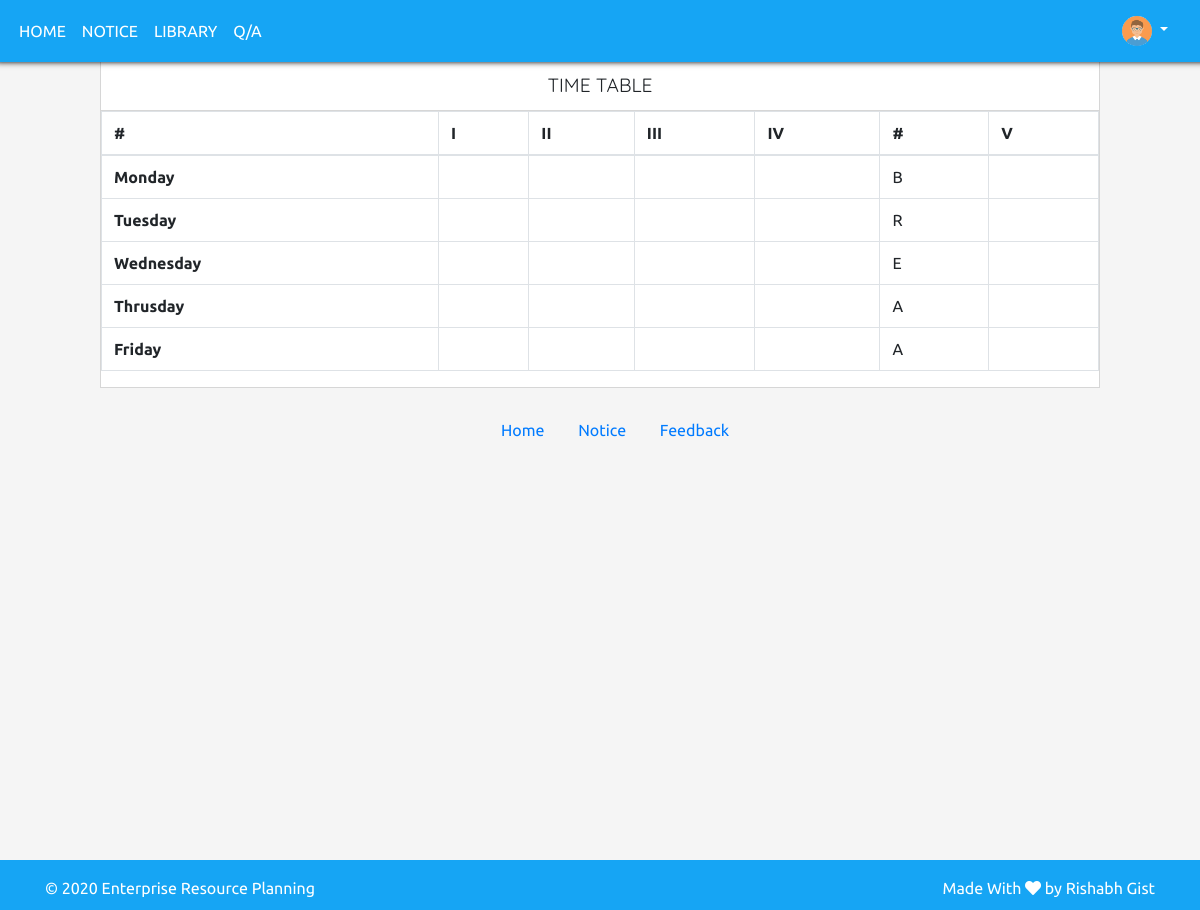
/timetable.php (signed in), run on an earlier commit of the app's database.
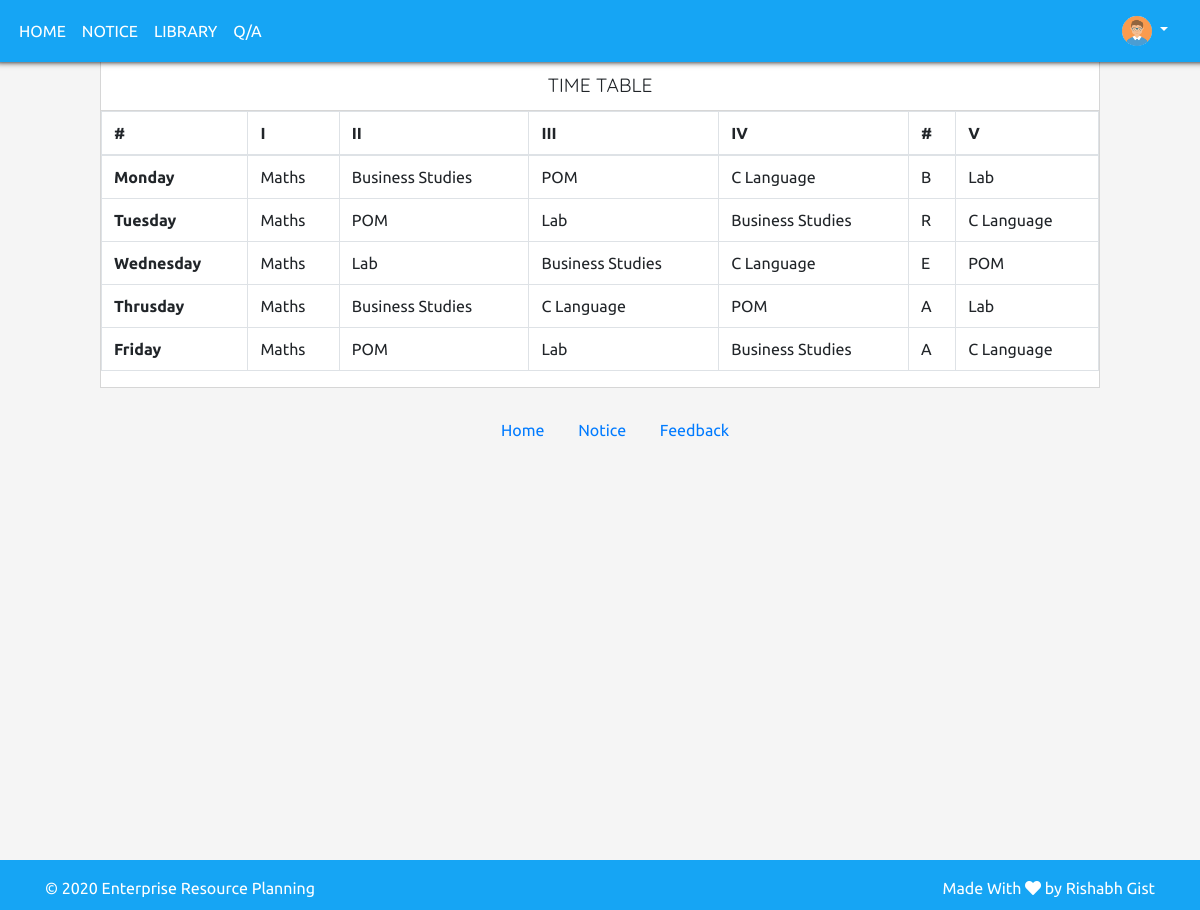
And on a later commit of the database.
### tables this page shows
CREATE TABLE IF NOT EXISTS `timetable` (
  `id` int(100) NOT NULL AUTO_INCREMENT,
  `subject_one` varchar(100) NOT NULL,
  `subject_two` varchar(100) NOT NULL,
  `subject_three` varchar(100) NOT NULL,
  `subject_four` varchar(100) NOT NULL,
  `subject_five` varchar(100) NOT NULL,
  PRIMARY KEY (`id`)
);

### timetable.php (the view, shortened to what this page needs)
<?php include 'includes/header.php'; ?>
<?php include 'includes/nav.php'; ?>
<?php
  $query = "SELECT * FROM timetable WHERE id = '1'";
  $result = mysqli_query($con,$query);
  $subject_data = mysqli_fetch_assoc($result);
   $subject1 =  $subject_data['subject_one'];
   $subject2 =  $subject_data['subject_two'];
   $subject3 =  $subject_data['subject_three'];
   $subject4 =  $subject_data['subject_four'];
   $subject5 =  $subject_data['subject_five'];
   $one = $subject1;
   $two = $subject2;
   $three = $subject3;
   $four = $subject4;
   $five = $subject5;
 ?>
<div class="tt-container">
<div class="profile-div">
  <center><span class="box-lable">Time Table</span></center>
</div>
<table class="table table-bordered table-hover">
  <thead>
    <tr>
      <th scope="col">#</th>
      <th scope="col">I</th>
      <th scope="col">II</th>
      <th scope="col">III</th>
      <th scope="col">IV</th>
      <th scope="col">#</th>
      <th scope="col">V</th>
    </tr>
  </thead>
  <tbody>
    <tr>
      <th scope="row">Monday</th>
        <td><?php echo $one ?></td>
        <td><?php echo $two?></td>
        <td><?php echo $three?></td>
        <td><?php echo $four?></td>
        <td>B</td>
        <td><?php echo $five?></td>
    </tr>
    <tr>
      <th scope="row">Tuesday</th>
      <td><?php echo $one ?></td>
      <td><?php echo $three?></td>
      <td><?php echo $five?></td>
      <td><?php echo $two?></td>
      <td>R</td>
      <td><?php echo $four?></td>
    </tr>
    <tr>
      <th scope="row">Wednesday</th>
      <td><?php echo $one ?></td>
      <td><?php echo $five?></td>
      <td><?php echo $two?></td>
      <td><?php echo $four?></td>
      <td>E</td>
      <td><?php echo $three?></td>
    </tr>
     <tr>
      <th scope="row">Thrusday</th>
      <td><?php echo $one ?></td>
      <td><?php echo $two?></td>
      <td><?php echo $four?></td>
      <td><?php echo $three?></td>
      <td>A</td>
      <td><?php echo $five?></td>
    </tr>
     <tr>
      <th scope="row">Friday</th>
      <td><?php echo $one ?></td>
      <td><?php echo $three?></td>
      <td><?php echo $five?></td>
      <td><?php echo $two?></td>
      <td>A</td>
      <td><?php echo $four?></td>
    </tr>
  </tbody>
</table>
</div>
<?php include 'includes/footer.php'; ?>

### includes/header.php (shortened to what this page needs)
<html>
<head>
    <link rel="stylesheet" type="text/css" href="css/style.css">
    <link rel="stylesheet" type="text/css" href="css/bootstrap.css">
    <link rel="stylesheet" type="text/css" href="https://cdnjs.cloudflare.com/ajax/libs/font-awesome/5.13.0/css/all.min.css">
</head>

### includes/nav.php (shortened to what this page needs)
<?php
if ($_SESSION['role'] == 'student' || $_SESSION['role'] == 'teacher') {
 $user = 'user';
}else{
  $user = 'admin';
}
 ?>
<?php
if ($_SESSION['role'] == 'student' || $_SESSION['role'] == 'admin' ) {
?>
<nav class="navbar fixed-top navbar-expand row">
        <ul class="navbar-nav">
            <li class="nav-item active">
                <a href="<?php echo $user; ?>" class="nav-link">HOME</a>
            </li>
            <li class="nav-item">
                <a href="notice" class="nav-link">NOTICE</a>
            </li>
            <li class="nav-item">
                <a href="library" class="nav-link">LIBRARY</a>
            </li>
            <li class="nav-item">
                <a href="qna" class="nav-link">Q/A</a>
            </li>
          </ul>
<?php } ?>
        <ul class="col-md-2 nav-profile">
           <li class="nav-item nav-profile">
            <div class="dropdown-container">
             <a class="nav-link dropdown-toggle" href="#" id="navbarDropdown" role="button" data-toggle="dropdown">
                    <img src="img/profile.png" class="profilePicNav">
                </a>
              </div>
             </li>
          </ul>
    </nav>
  <body class="bg">
<div class="page">

### includes/footer.php (shortened to what this page needs)
<div class="container-foot">
  <a href="#" class="footer-link">Home</a>
  <a href="#" class="footer-link">Notice</a>
  <a href="#" class="footer-link">Feedback</a>
</div>
</div>
</body>
<footer class="footer mt-auto py-3">
        <div class="container">
        <div class="row">
          <div class="container-footer col-md-6">
            <span>&copy; 2020 Enterprise Resource Planning</span>
          </div>
          <div class="container-footer-made col-md-6">
            <span>Made With <i class="fas fa-heart" style="color: #fff;"></i> by Rishabh Gist </span>
          </div>
     </div>
     </div>
    </footer>
</html>

### css/style.css (style rules this page uses)
html { margin: 0; height: 100%; }
body { position: relative; min-height: 100%; min-height: 100vh; }
.dropdown-container { position: relative; }
.page { min-height: 100%; }
.bg { background-color: #f5f5f5; font-family: 'Ubuntu', sans-serif; }
ul { width: 100%; }
.navbar { background-color: #16a5f4; box-shadow: 3px 8px 6px -8px black; padding: 0; }
.nav-link { color: #fff; text-transform: uppercase; }
ul { text-decoration: none; }
.profilePicNav { width: 30px; vertical-align: middle; border-radius: 50%; }
footer { background-color: #16a5f4; color: #fff; height: 50px; }
.container-footer-made { align-content: right; text-align: right; }
.navbar-nav { margin-left: 10px; }
.nav-profile { align-content: right; text-align: right; display: -ms-flexbox; display: flex; -ms-flex-direction: column; flex-direction: column; padding-left: 0; margin-bottom: 0; list-style: none; }
.profile-div { background-color: #fff; width: 100%; padding: 10px 20px; border-bottom: 1px solid #d6d6d6; font-size: 1.2rem; font-family:'Quicksand', sans-serif; text-transform: uppercase; }
.container-foot { text-align: center; margin: 30px 0; }
.footer-link { margin-left: 30px; }
.tt-container { background-color: #fff; border: 1px solid #d6d6d6; height: auto; width: 1000px; margin:auto; margin-top: 5% }

What changed in the data, as far as the page shows it:
added timetable: subject_one "Maths", subject_two "Business Studies", subject_three "POM", subject_four "C Language", subject_five "Lab"
